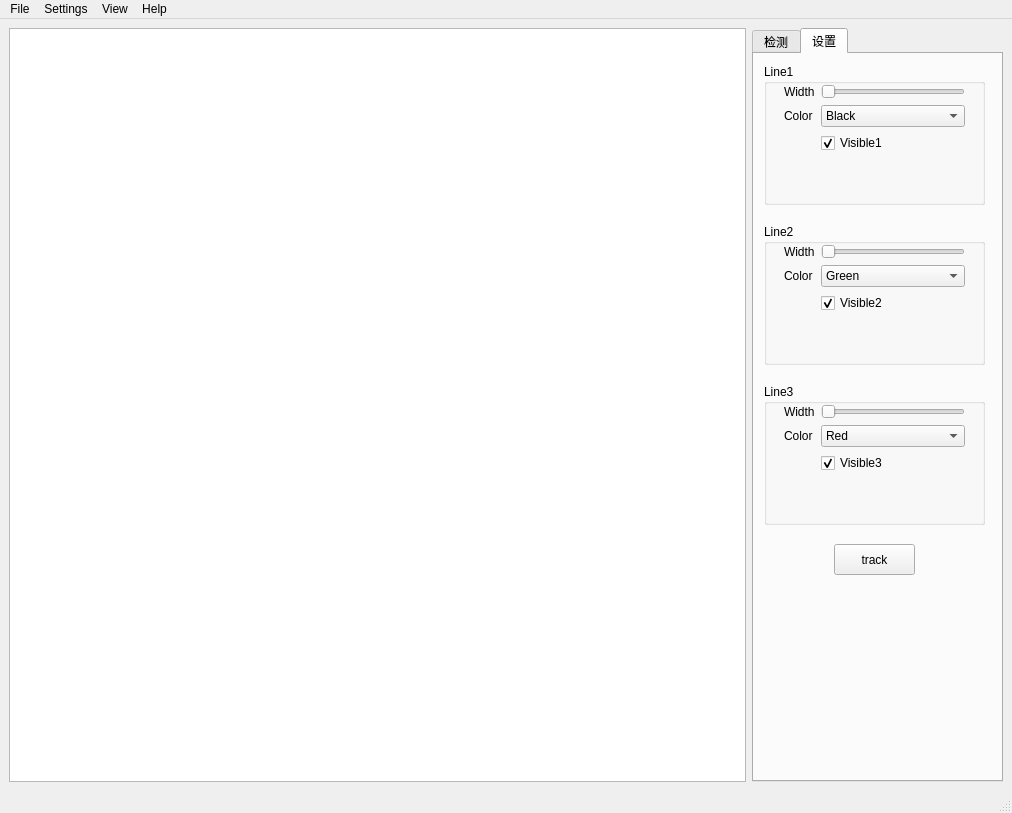
<?xml version="1.0" encoding="UTF-8"?>
<ui version="4.0">
 <class>MainWindow</class>
 <widget class="QMainWindow" name="MainWindow">
  <property name="geometry">
   <rect>
    <x>0</x>
    <y>0</y>
    <width>1012</width>
    <height>813</height>
   </rect>
  </property>
  <property name="windowTitle">
   <string>水果光谱检测</string>
  </property>
  <widget class="QWidget" name="centralwidget">
   <layout class="QGridLayout" name="gridLayout">
    <item row="0" column="0">
     <widget class="QGraphicsView" name="graphicsView"/>
    </item>
    <item row="0" column="1">
     <widget class="QTabWidget" name="tabWidget">
      <property name="enabled">
       <bool>true</bool>
      </property>
      <property name="minimumSize">
       <size>
        <width>251</width>
        <height>489</height>
       </size>
      </property>
      <property name="maximumSize">
       <size>
        <width>251</width>
        <height>16777215</height>
       </size>
      </property>
      <property name="tabPosition">
       <enum>QTabWidget::North</enum>
      </property>
      <property name="currentIndex">
       <number>1</number>
      </property>
      <widget class="QWidget" name="tab">
       <attribute name="title">
        <string>检测</string>
       </attribute>
       <widget class="QGroupBox" name="groupSetting">
        <property name="geometry">
         <rect>
          <x>10</x>
          <y>10</y>
          <width>221</width>
          <height>110</height>
         </rect>
        </property>
        <property name="minimumSize">
         <size>
          <width>221</width>
          <height>110</height>
         </size>
        </property>
        <property name="maximumSize">
         <size>
          <width>221</width>
          <height>110</height>
         </size>
        </property>
        <property name="title">
         <string>Setting</string>
        </property>
        <widget class="QWidget" name="horizontalLayoutWidget">
         <property name="geometry">
          <rect>
           <x>10</x>
           <y>20</y>
           <width>201</width>
           <height>31</height>
          </rect>
         </property>
         <layout class="QHBoxLayout" name="horizontalLayout">
          <item>
           <widget class="QLabel" name="labelFruit">
            <property name="text">
             <string>Fruit</string>
            </property>
           </widget>
          </item>
          <item>
           <widget class="QComboBox" name="comboBox">
            <item>
             <property name="text">
              <string>None</string>
             </property>
            </item>
            <item>
             <property name="text">
              <string>Apple</string>
             </property>
            </item>
           </widget>
          </item>
         </layout>
        </widget>
        <widget class="QWidget" name="horizontalLayoutWidget_3">
         <property name="geometry">
          <rect>
           <x>10</x>
           <y>60</y>
           <width>199</width>
           <height>31</height>
          </rect>
         </property>
         <layout class="QHBoxLayout" name="horizontalLayout_3">
          <item>
           <widget class="QPushButton" name="pushWifi">
            <property name="text">
             <string>Wi-Fi</string>
            </property>
           </widget>
          </item>
          <item>
           <widget class="QLabel" name="labelWifi">
            <property name="text">
             <string>unconnected</string>
            </property>
           </widget>
          </item>
         </layout>
        </widget>
       </widget>
       <widget class="QGroupBox" name="groupCurve">
        <property name="geometry">
         <rect>
          <x>10</x>
          <y>130</y>
          <width>221</width>
          <height>211</height>
         </rect>
        </property>
        <property name="minimumSize">
         <size>
          <width>221</width>
          <height>211</height>
         </size>
        </property>
        <property name="maximumSize">
         <size>
          <width>221</width>
          <height>211</height>
         </size>
        </property>
        <property name="title">
         <string>Curve</string>
        </property>
        <widget class="QWidget" name="verticalLayoutWidget">
         <property name="geometry">
          <rect>
           <x>10</x>
           <y>30</y>
           <width>201</width>
           <height>168</height>
          </rect>
         </property>
         <layout class="QVBoxLayout" name="verticalLayout_2">
          <item>
           <layout class="QHBoxLayout" name="horizontalLayout_2">
            <item>
             <widget class="QLabel" name="labelScanTimes">
              <property name="maximumSize">
               <size>
                <width>16777215</width>
                <height>28</height>
               </size>
              </property>
              <property name="text">
               <string>ScanTimes</string>
              </property>
             </widget>
            </item>
            <item>
             <widget class="QSpinBox" name="spinBox">
              <property name="minimum">
               <number>1</number>
              </property>
              <property name="maximum">
               <number>20</number>
              </property>
              <property name="value">
               <number>3</number>
              </property>
             </widget>
            </item>
           </layout>
          </item>
          <item>
           <widget class="QPushButton" name="pushDetection">
            <property name="text">
             <string>Spectral Detection</string>
            </property>
           </widget>
          </item>
          <item>
           <widget class="QPushButton" name="pushOriginal">
            <property name="text">
             <string>Original Time</string>
            </property>
           </widget>
          </item>
          <item>
           <widget class="QPushButton" name="pushDerivative">
            <property name="text">
             <string>Derivative Time</string>
            </property>
           </widget>
          </item>
          <item>
           <widget class="QPushButton" name="pushIntegral">
            <property name="text">
             <string>Integral Time</string>
            </property>
           </widget>
          </item>
         </layout>
        </widget>
       </widget>
       <widget class="QTableWidget" name="tableWidget">
        <property name="geometry">
         <rect>
          <x>10</x>
          <y>350</y>
          <width>221</width>
          <height>261</height>
         </rect>
        </property>
        <property name="minimumSize">
         <size>
          <width>221</width>
          <height>0</height>
         </size>
        </property>
        <property name="maximumSize">
         <size>
          <width>221</width>
          <height>16777215</height>
         </size>
        </property>
        <row>
         <property name="text">
          <string>Energy</string>
         </property>
         <property name="font">
          <font>
           <pointsize>7</pointsize>
          </font>
         </property>
        </row>
        <row>
         <property name="text">
          <string>Carbohydrates</string>
         </property>
         <property name="font">
          <font>
           <pointsize>7</pointsize>
          </font>
         </property>
        </row>
        <row>
         <property name="text">
          <string>-Sugars</string>
         </property>
         <property name="font">
          <font>
           <pointsize>7</pointsize>
          </font>
         </property>
        </row>
        <row>
         <property name="text">
          <string>Protein</string>
         </property>
         <property name="font">
          <font>
           <pointsize>7</pointsize>
          </font>
         </property>
        </row>
        <row>
         <property name="text">
          <string>New Row</string>
         </property>
         <property name="font">
          <font>
           <pointsize>7</pointsize>
          </font>
         </property>
        </row>
        <row>
         <property name="text">
          <string>Sodium</string>
         </property>
         <property name="font">
          <font>
           <pointsize>7</pointsize>
          </font>
         </property>
        </row>
        <column>
         <property name="text">
          <string>Per 100g</string>
         </property>
         <property name="font">
          <font>
           <pointsize>7</pointsize>
          </font>
         </property>
        </column>
       </widget>
      </widget>
      <widget class="QWidget" name="tab_2">
       <attribute name="title">
        <string>设置</string>
       </attribute>
       <widget class="QGroupBox" name="groupLine_1">
        <property name="geometry">
         <rect>
          <x>10</x>
          <y>10</y>
          <width>221</width>
          <height>141</height>
         </rect>
        </property>
        <property name="title">
         <string>Line1</string>
        </property>
        <widget class="QWidget" name="formLayoutWidget">
         <property name="geometry">
          <rect>
           <x>20</x>
           <y>20</y>
           <width>181</width>
           <height>101</height>
          </rect>
         </property>
         <layout class="QFormLayout" name="formLayout">
          <item row="0" column="0">
           <widget class="QLabel" name="labelLineWidth_1">
            <property name="text">
             <string>Width</string>
            </property>
           </widget>
          </item>
          <item row="0" column="1">
           <widget class="QSlider" name="horizontalSlider_1">
            <property name="orientation">
             <enum>Qt::Horizontal</enum>
            </property>
           </widget>
          </item>
          <item row="1" column="0">
           <widget class="QLabel" name="labelColor_1">
            <property name="text">
             <string>Color</string>
            </property>
           </widget>
          </item>
          <item row="1" column="1">
           <widget class="QComboBox" name="comboColor_1">
            <item>
             <property name="text">
              <string>Black</string>
             </property>
            </item>
            <item>
             <property name="text">
              <string>Gray</string>
             </property>
            </item>
            <item>
             <property name="text">
              <string>White</string>
             </property>
            </item>
            <item>
             <property name="text">
              <string>Red</string>
             </property>
            </item>
            <item>
             <property name="text">
              <string>Green</string>
             </property>
            </item>
            <item>
             <property name="text">
              <string>Blue</string>
             </property>
            </item>
           </widget>
          </item>
          <item row="2" column="1">
           <widget class="QCheckBox" name="checkVisible_1">
            <property name="text">
             <string>Visible1</string>
            </property>
            <property name="checked">
             <bool>true</bool>
            </property>
           </widget>
          </item>
         </layout>
        </widget>
       </widget>
       <widget class="QGroupBox" name="groupLine_2">
        <property name="geometry">
         <rect>
          <x>10</x>
          <y>170</y>
          <width>221</width>
          <height>141</height>
         </rect>
        </property>
        <property name="title">
         <string>Line2</string>
        </property>
        <widget class="QWidget" name="formLayoutWidget_3">
         <property name="geometry">
          <rect>
           <x>20</x>
           <y>20</y>
           <width>181</width>
           <height>101</height>
          </rect>
         </property>
         <layout class="QFormLayout" name="formLayout_3">
          <item row="0" column="0">
           <widget class="QLabel" name="labelLineWidth_2">
            <property name="text">
             <string>Width</string>
            </property>
           </widget>
          </item>
          <item row="0" column="1">
           <widget class="QSlider" name="horizontalSlider_3">
            <property name="orientation">
             <enum>Qt::Horizontal</enum>
            </property>
           </widget>
          </item>
          <item row="1" column="0">
           <widget class="QLabel" name="labelColor_2">
            <property name="text">
             <string>Color</string>
            </property>
           </widget>
          </item>
          <item row="1" column="1">
           <widget class="QComboBox" name="comboColor_2">
            <item>
             <property name="text">
              <string>Green</string>
             </property>
            </item>
            <item>
             <property name="text">
              <string>Black</string>
             </property>
            </item>
            <item>
             <property name="text">
              <string>Gray</string>
             </property>
            </item>
            <item>
             <property name="text">
              <string>White</string>
             </property>
            </item>
            <item>
             <property name="text">
              <string>Red</string>
             </property>
            </item>
            <item>
             <property name="text">
              <string>Blue</string>
             </property>
            </item>
           </widget>
          </item>
          <item row="2" column="1">
           <widget class="QCheckBox" name="checkVisible_2">
            <property name="text">
             <string>Visible2</string>
            </property>
            <property name="checked">
             <bool>true</bool>
            </property>
           </widget>
          </item>
         </layout>
        </widget>
       </widget>
       <widget class="QGroupBox" name="groupLine_3">
        <property name="geometry">
         <rect>
          <x>10</x>
          <y>330</y>
          <width>221</width>
          <height>141</height>
         </rect>
        </property>
        <property name="title">
         <string>Line3</string>
        </property>
        <widget class="QWidget" name="formLayoutWidget_4">
         <property name="geometry">
          <rect>
           <x>20</x>
           <y>20</y>
           <width>181</width>
           <height>101</height>
          </rect>
         </property>
         <layout class="QFormLayout" name="formLayout_4">
          <item row="0" column="0">
           <widget class="QLabel" name="labelLineWidth_3">
            <property name="text">
             <string>Width</string>
            </property>
           </widget>
          </item>
          <item row="0" column="1">
           <widget class="QSlider" name="horizontalSlider_4">
            <property name="orientation">
             <enum>Qt::Horizontal</enum>
            </property>
           </widget>
          </item>
          <item row="1" column="0">
           <widget class="QLabel" name="labelColor_3">
            <property name="text">
             <string>Color</string>
            </property>
           </widget>
          </item>
          <item row="1" column="1">
           <widget class="QComboBox" name="comboColor_3">
            <item>
             <property name="text">
              <string>Red</string>
             </property>
            </item>
            <item>
             <property name="text">
              <string>Black</string>
             </property>
            </item>
            <item>
             <property name="text">
              <string>Gray</string>
             </property>
            </item>
            <item>
             <property name="text">
              <string>White</string>
             </property>
            </item>
            <item>
             <property name="text">
              <string>Green</string>
             </property>
            </item>
            <item>
             <property name="text">
              <string>Blue</string>
             </property>
            </item>
           </widget>
          </item>
          <item row="2" column="1">
           <widget class="QCheckBox" name="checkVisible_3">
            <property name="text">
             <string>Visible3</string>
            </property>
            <property name="checked">
             <bool>true</bool>
            </property>
           </widget>
          </item>
         </layout>
        </widget>
       </widget>
       <widget class="QPushButton" name="pushButton">
        <property name="geometry">
         <rect>
          <x>80</x>
          <y>490</y>
          <width>81</width>
          <height>31</height>
         </rect>
        </property>
        <property name="text">
         <string>track</string>
        </property>
       </widget>
      </widget>
     </widget>
    </item>
   </layout>
  </widget>
  <widget class="QMenuBar" name="menubar">
   <property name="geometry">
    <rect>
     <x>0</x>
     <y>0</y>
     <width>1012</width>
     <height>26</height>
    </rect>
   </property>
   <widget class="QMenu" name="menuFile">
    <property name="title">
     <string>File</string>
    </property>
    <widget class="QMenu" name="menuSave">
     <property name="title">
      <string>Save</string>
     </property>
     <addaction name="actionSave_Data"/>
     <addaction name="actionSave_Graph"/>
    </widget>
    <addaction name="actionNew"/>
    <addaction name="actionOpen"/>
    <addaction name="menuSave"/>
   </widget>
   <widget class="QMenu" name="menuSettings">
    <property name="title">
     <string>Settings</string>
    </property>
    <addaction name="actionLine"/>
    <addaction name="actionWi_Fi_Setting"/>
   </widget>
   <widget class="QMenu" name="menuView">
    <property name="title">
     <string>View</string>
    </property>
   </widget>
   <widget class="QMenu" name="menuHelp">
    <property name="title">
     <string>Help</string>
    </property>
    <addaction name="actionUsage"/>
    <addaction name="actionAbout"/>
    <addaction name="actionCopyright"/>
   </widget>
   <addaction name="menuFile"/>
   <addaction name="menuSettings"/>
   <addaction name="menuView"/>
   <addaction name="menuHelp"/>
  </widget>
  <widget class="QStatusBar" name="statusbar"/>
  <action name="actionNew">
   <property name="text">
    <string>New</string>
   </property>
  </action>
  <action name="actionOpen">
   <property name="text">
    <string>Open</string>
   </property>
  </action>
  <action name="actionSave_Data">
   <property name="text">
    <string>Save Data</string>
   </property>
  </action>
  <action name="actionSave_Graph">
   <property name="text">
    <string>Save Graph</string>
   </property>
  </action>
  <action name="actionLine">
   <property name="text">
    <string>Line Setting</string>
   </property>
  </action>
  <action name="actionUsage">
   <property name="text">
    <string>Usage</string>
   </property>
  </action>
  <action name="actionAbout">
   <property name="text">
    <string>About</string>
   </property>
  </action>
  <action name="actionCopyright">
   <property name="text">
    <string>Copyright</string>
   </property>
  </action>
  <action name="actionWi_Fi_Setting">
   <property name="text">
    <string>Wi-Fi Setting</string>
   </property>
  </action>
 </widget>
 <resources/>
 <connections>
  <connection>
   <sender>checkVisible_1</sender>
   <signal>clicked()</signal>
   <receiver>MainWindow</receiver>
   <slot>select1()</slot>
   <hints>
    <hint type="sourcelabel">
     <x>897</x>
     <y>168</y>
    </hint>
    <hint type="destinationlabel">
     <x>748</x>
     <y>78</y>
    </hint>
   </hints>
  </connection>
  <connection>
   <sender>checkVisible_2</sender>
   <signal>clicked()</signal>
   <receiver>MainWindow</receiver>
   <slot>select2()</slot>
   <hints>
    <hint type="sourcelabel">
     <x>865</x>
     <y>333</y>
    </hint>
    <hint type="destinationlabel">
     <x>746</x>
     <y>370</y>
    </hint>
   </hints>
  </connection>
  <connection>
   <sender>checkVisible_3</sender>
   <signal>clicked()</signal>
   <receiver>MainWindow</receiver>
   <slot>select3()</slot>
   <hints>
    <hint type="sourcelabel">
     <x>890</x>
     <y>495</y>
    </hint>
    <hint type="destinationlabel">
     <x>748</x>
     <y>507</y>
    </hint>
   </hints>
  </connection>
  <connection>
   <sender>pushButton</sender>
   <signal>clicked()</signal>
   <receiver>MainWindow</receiver>
   <slot>push()</slot>
   <hints>
    <hint type="sourcelabel">
     <x>901</x>
     <y>570</y>
    </hint>
    <hint type="destinationlabel">
     <x>747</x>
     <y>590</y>
    </hint>
   </hints>
  </connection>
  <connection>
   <sender>horizontalSlider_1</sender>
   <signal>valueChanged(int)</signal>
   <receiver>MainWindow</receiver>
   <slot>width1_range()</slot>
   <hints>
    <hint type="sourcelabel">
     <x>913</x>
     <y>100</y>
    </hint>
    <hint type="destinationlabel">
     <x>958</x>
     <y>35</y>
    </hint>
   </hints>
  </connection>
  <connection>
   <sender>horizontalSlider_3</sender>
   <signal>valueChanged(int)</signal>
   <receiver>MainWindow</receiver>
   <slot>width2_range()</slot>
   <hints>
    <hint type="sourcelabel">
     <x>912</x>
     <y>269</y>
    </hint>
    <hint type="destinationlabel">
     <x>882</x>
     <y>32</y>
    </hint>
   </hints>
  </connection>
  <connection>
   <sender>horizontalSlider_4</sender>
   <signal>valueChanged(int)</signal>
   <receiver>MainWindow</receiver>
   <slot>width3_range()</slot>
   <hints>
    <hint type="sourcelabel">
     <x>913</x>
     <y>422</y>
    </hint>
    <hint type="destinationlabel">
     <x>735</x>
     <y>35</y>
    </hint>
   </hints>
  </connection>
 </connections>
 <slots>
  <slot>select1()</slot>
  <slot>select2()</slot>
  <slot>select3()</slot>
  <slot>push()</slot>
  <slot>width1_range()</slot>
  <slot>width2_range()</slot>
  <slot>width3_range()</slot>
 </slots>
</ui>
